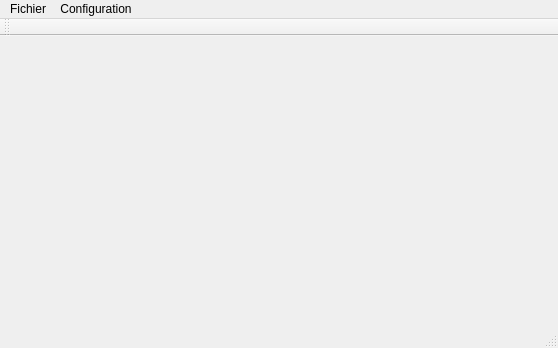
<?xml version="1.0" encoding="UTF-8"?>
<ui version="4.0">
 <class>Expediteur</class>
 <widget class="QMainWindow" name="Expediteur">
  <property name="geometry">
   <rect>
    <x>0</x>
    <y>0</y>
    <width>558</width>
    <height>348</height>
   </rect>
  </property>
  <property name="windowTitle">
   <string>Expediteur</string>
  </property>
  <widget class="QWidget" name="centralWidget"/>
  <widget class="QMenuBar" name="menuBar">
   <property name="geometry">
    <rect>
     <x>0</x>
     <y>0</y>
     <width>558</width>
     <height>24</height>
    </rect>
   </property>
   <widget class="QMenu" name="menuFichier">
    <property name="title">
     <string>Fichier</string>
    </property>
    <addaction name="actionNouveau"/>
    <addaction name="actionOuvrir"/>
    <addaction name="actionEnregistrer"/>
    <addaction name="actionEnregistrer_sous"/>
    <addaction name="separator"/>
    <addaction name="actionQuitter"/>
   </widget>
   <widget class="QMenu" name="menuConfiguration">
    <property name="title">
     <string>Configuration</string>
    </property>
    <addaction name="actionPort_serie"/>
    <addaction name="actionConnexion"/>
   </widget>
   <addaction name="menuFichier"/>
   <addaction name="menuConfiguration"/>
  </widget>
  <widget class="QToolBar" name="mainToolBar">
   <attribute name="toolBarArea">
    <enum>TopToolBarArea</enum>
   </attribute>
   <attribute name="toolBarBreak">
    <bool>false</bool>
   </attribute>
  </widget>
  <widget class="QStatusBar" name="statusBar"/>
  <action name="actionNouveau">
   <property name="text">
    <string>Nouveau</string>
   </property>
  </action>
  <action name="actionOuvrir">
   <property name="text">
    <string>Ouvrir</string>
   </property>
  </action>
  <action name="actionEnregistrer">
   <property name="text">
    <string>Enregistrer</string>
   </property>
  </action>
  <action name="actionEnregistrer_sous">
   <property name="text">
    <string>Enregistrer sous</string>
   </property>
  </action>
  <action name="actionQuitter">
   <property name="text">
    <string>Quitter</string>
   </property>
  </action>
  <action name="actionPort_serie">
   <property name="text">
    <string>Port série</string>
   </property>
  </action>
  <action name="actionConnexion">
   <property name="text">
    <string>Connexion</string>
   </property>
  </action>
 </widget>
 <layoutdefault spacing="6" margin="11"/>
 <resources/>
 <connections>
  <connection>
   <sender>actionQuitter</sender>
   <signal>triggered()</signal>
   <receiver>Expediteur</receiver>
   <slot>close()</slot>
   <hints>
    <hint type="sourcelabel">
     <x>-1</x>
     <y>-1</y>
    </hint>
    <hint type="destinationlabel">
     <x>199</x>
     <y>149</y>
    </hint>
   </hints>
  </connection>
 </connections>
</ui>
